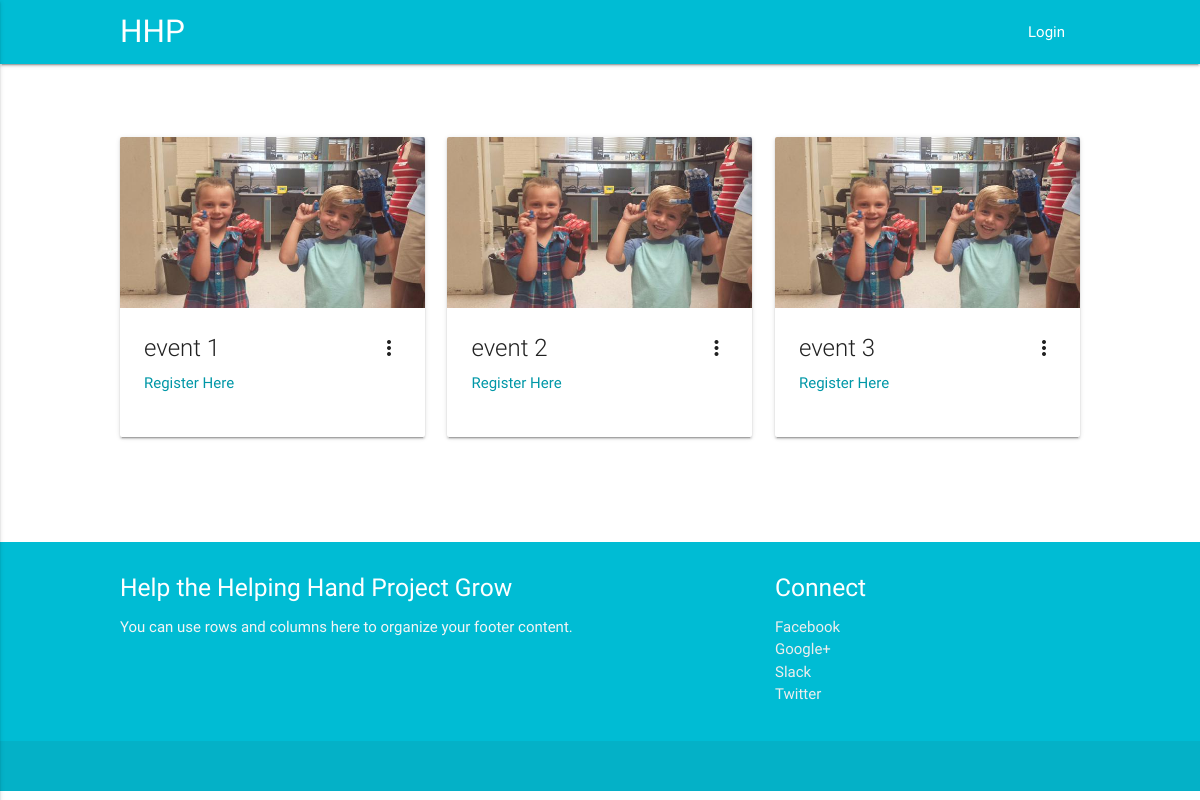
The page /hhp/events.php on the database as committed earlier.
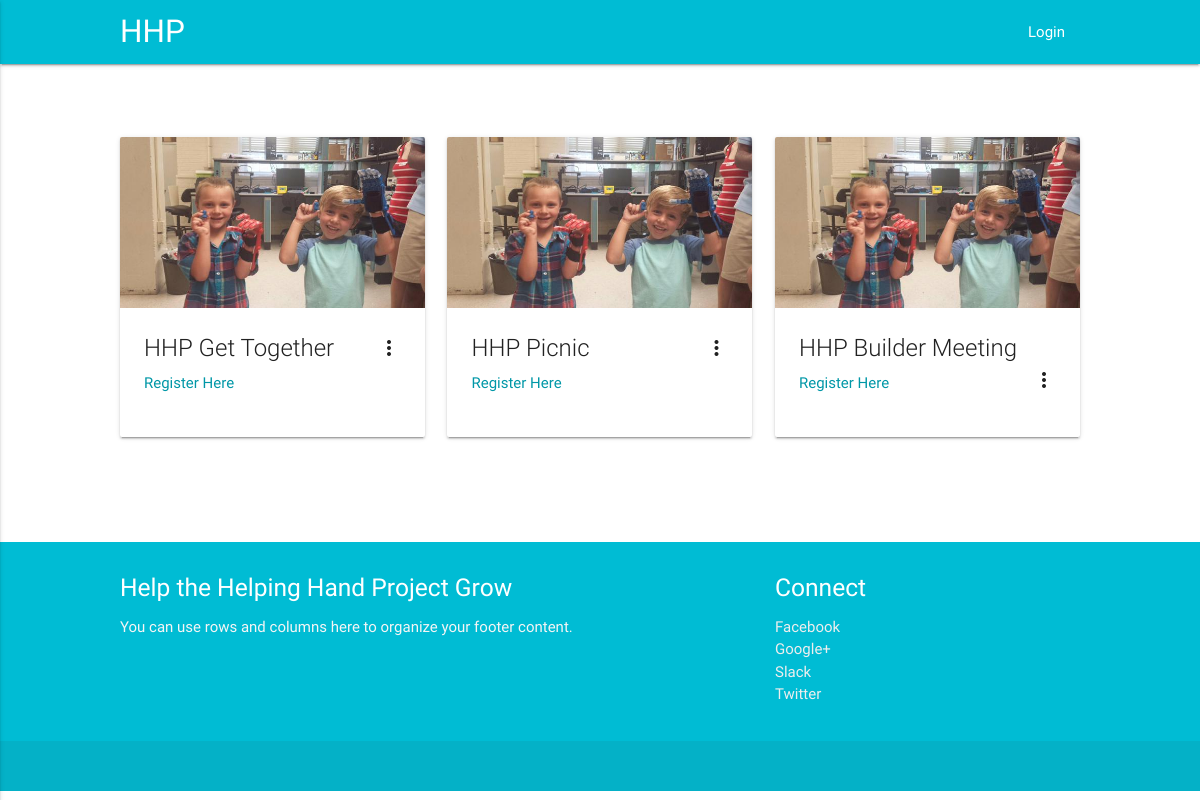
The same page on the database as committed later.
### tables this page shows
CREATE TABLE Events
(
  event_id     int not null,
  event_name   varchar(155) not null,
  event_desc   varchar(255),
  event_type  varchar(35) not null,
  event_location varchar(155),
  event_link   varchar(245) not null
);

### hhp/model/db_functions.php (called while the page is built, shortened)
<?php
function getEvents() {
  $db = new PDO("mysql:host=localhost;dbname=hhp","root","");
  $query = 'SELECT * FROM Events
            ORDER BY event_id';
  $statement = $db->prepare($query);
  $statement->execute();
  $events = $statement->fetchAll();
  return $events;
}
?>

### hhp/events.php (the view, shortened to what this page needs)
<?php
include 'view/header.php';
require_once('model/db_functions.php');
$events = getEvents();
?>
<br><br>
  <div class="container">
    <div class="row">
<?php foreach($events as $event) : ?>
      <div class="col s12 m4 l4">
        <div class="card small">
          <div class="card-image waves-effect waves-block waves-light">
            <img class="activator" src="images/sample2.jpg">
          </div>
          <div class="card-content">
            <span class="card-title activator grey-text text-darken-4"><?php echo $event['event_name']; ?><i class="material-icons right">more_vert</i></span>
            <p><a href="#">Register Here</a></p>
          </div>
        </div>
      </div>
      <?php endforeach; ?>
      </div>
    </div>
<?php include 'view/footer.php'; ?>

### hhp/view/header.php (shortened to what this page needs)
<!DOCTYPE html>
<html>
<head>
  <link type="text/css" rel="stylesheet" href="css/materialize.css"  media="screen,projection"/>
  <link type="text/css" rel="stylesheet" href="css/custom.css"/>
</head>
<body>
  <nav class="cyan">
    <div class="container">
      <div class="nav-wrapper">
        <a href="index.php" class="brand-logo">HHP</a>
        <ul class="right hide-on-med-and-down">
          <?php
          if(!isset($_SESSION['usertype'])){ ?>
            <li><a href=".?action=show_login">Login</a></li>
            <?php } ?>
                </ul>
                  </div>
                </div>
              </nav>

### hhp/view/footer.php (shortened to what this page needs)
<footer class="page-footer cyan">
  <div class="container">
    <div class="row">
      <div class="col l6 s12">
        <h5 class="white-text">Help the Helping Hand Project Grow</h5>
        <p class="grey-text text-lighten-4">You can use rows and columns here to organize your footer content.</p>
      </div>
      <div class="col l4 offset-l2 s12">
        <h5 class="white-text">Connect</h5>
        <ul>
          <li><a class="grey-text text-lighten-3" href="#!">Facebook</a></li>
          <li><a class="grey-text text-lighten-3" href="#!">Google+</a></li>
          <li><a class="grey-text text-lighten-3" href="#!">Slack</a></li>
          <li><a class="grey-text text-lighten-3" href="#!">Twitter</a></li>
        </ul>
      </div>
    </div>
  </div>
  <div class="footer-copyright">
  </div>
</footer>
</body>
</html>

### hhp/css/custom.css (style rules this page uses)
body { display: flex; min-height: 100vh; flex-direction: column; }
a { color: #0097a7; }
.container { width: 80%; }

Rows that differ between the two databases and show on the page:
changed events: event_name "event 1" → "HHP Get Together"
changed events: event_name "event 2" → "HHP Picnic"
changed events: event_name "event 3" → "HHP Builder Meeting"
